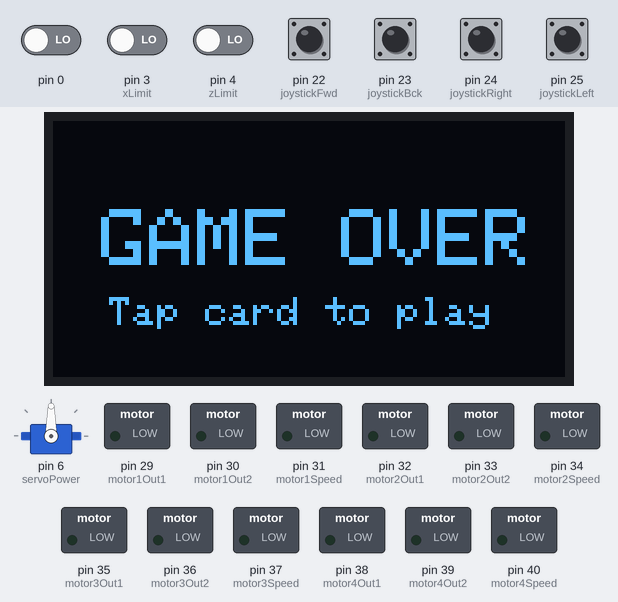
Bench run of a sketch on a simulated Arduino Mega 2560, built with avr-gcc and run on an emulated ATmega2560. Parts: servo, 128×64 one-colour display, switched loads named in the sketch (green lamp = pin HIGH). Inputs (shaded band) come from the test bench; at power-on: pin 22 (joystickFwd), pin 23 (joystickBck), pin 24 (joystickRight), pin 25 (joystickLeft) HIGH, pin 0, pin 3 (xLimit), pin 4 (zLimit) LOW.

Above: at 2.8 s.
2.9 s: pin 22 (joystickFwd) pulled LOW for 0.45 s
At 3.9 s:
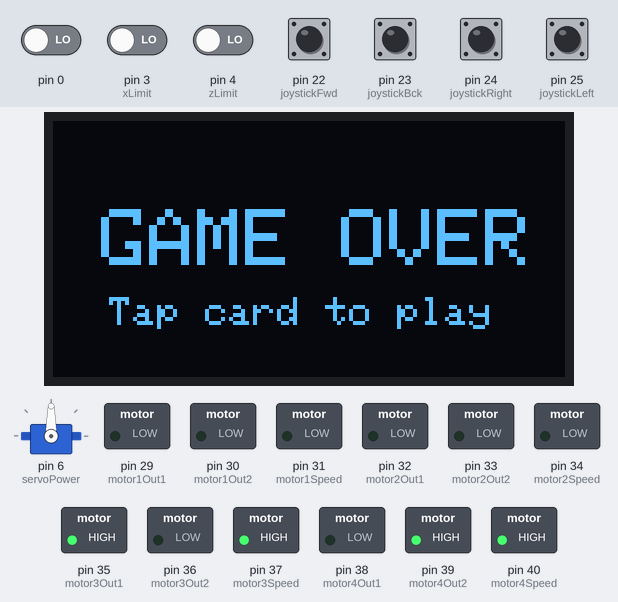
5.6 s: pin 23 (joystickBck) pulled LOW for 1 s
At 6.9 s:
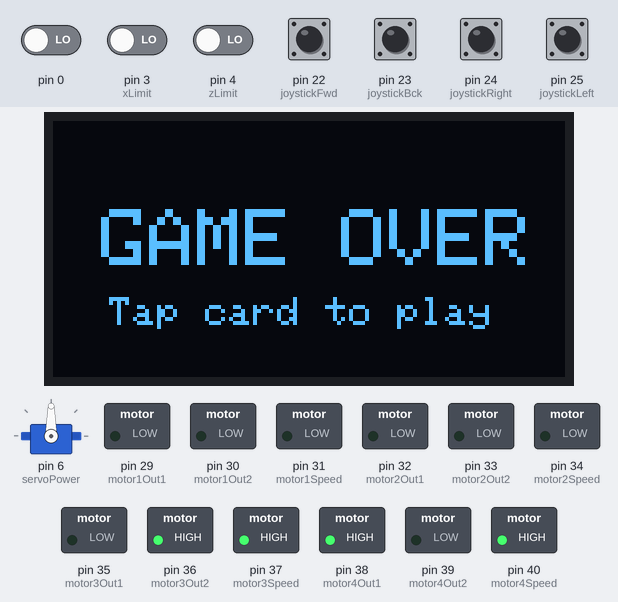
8.8 s: pin 24 (joystickRight) pulled LOW for 1 s
At 10.3 s:
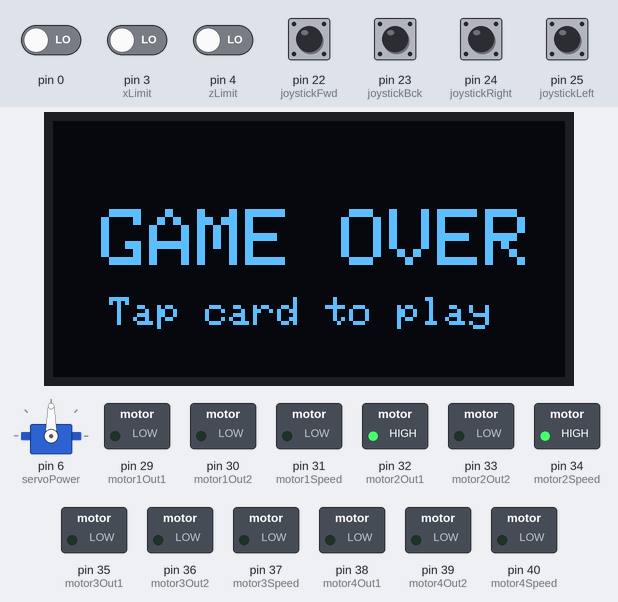
12.0 s: pin 25 (joystickLeft) pulled LOW for 1 s
At 33.0 s:
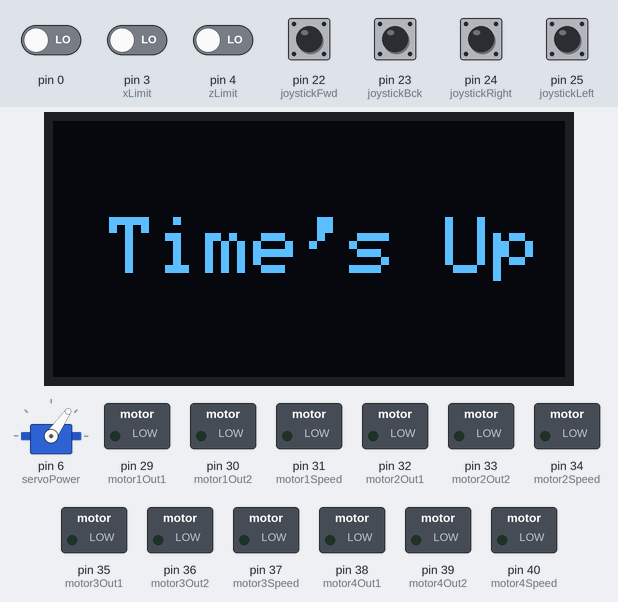
Timing chart, 0 to 34.0 s (numbered marks = the images above; inputs shaded):
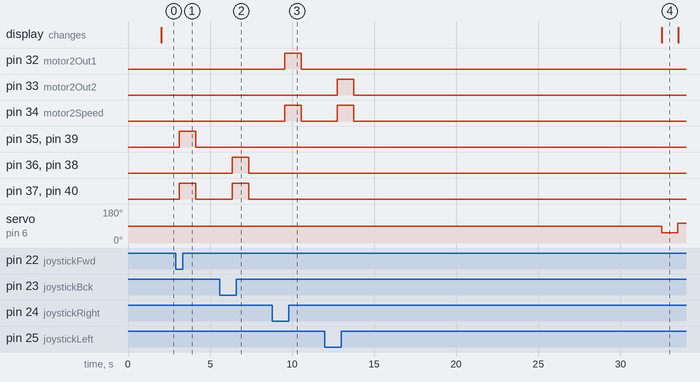

Measured:
- after the input at 2.9 s, pin 35 (motor3Out1), pin 37 (motor3Speed), pin 39 (motor4Out2), pin 40 (motor4Speed): LOW → HIGH after 0.24 s, → LOW 1.0 s later
- after the input at 5.6 s, pin 36 (motor3Out2), pin 37 (motor3Speed), pin 38 (motor4Out1), pin 40 (motor4Speed): LOW → HIGH after 0.74 s, → LOW 1.0 s later
- after the input at 8.8 s, pin 32 (motor2Out1), pin 34 (motor2Speed): LOW → HIGH after 0.75 s, → LOW 1.0 s later
- after the input at 12.0 s, pin 33 (motor2Out2), pin 34 (motor2Speed): LOW → HIGH after 0.75 s, → LOW 1.0 s later

The sketch:

mechaneko-proto1.ino
```cpp
/*

Claw machine designed by MECHANEKO.
6-axis movement, no diagonal movement of the gantry (which uses "yellow gearbox" motors).
Uses RFID cards in lieu of coins.

(c) 2024 Kevin Takamura, MECHANEKO
mechaneko.carrd.co

*/


// Include header files
#include <TimeLib.h>
#include <Servo.h>
#include <FastLED.h>
#include <SPI.h>
#include <Wire.h>
#include <Adafruit_GFX.h>
#include <Adafruit_SSD1306.h>
#include <MFRC522.h>

/*
 * Set pinout values
 * -----------------------------------------------------------------------------------------
 * Joystick: 22-25; digital
 * Button: 49; digital
 * OLED: 8-12; PWM
 * RGB strip: 7; PWM
 * Motors: 29-40; digital
 * RFID: 5, 50-53; PWM, digital
 * Servo power: 6, PWM
 * Limit switches: 3-4
 * -----------------------------------------------------------------------------------------
 */

// Digital input: joystick
const int joystickFwd = 22;
const int joystickBck = 23;
const int joystickRight = 24;
const int joystickLeft = 25;

// Digial input: buttons
const int multiButton = 49;

// PWM output: OLED
#define OLED_MOSI  11 // SDA
#define OLED_CLK   12 // SCK
#define OLED_DC    9
#define OLED_CS    10
#define OLED_RESET 8  // RST
#define SCREEN_WIDTH 128 // OLED display width, in pixels
#define SCREEN_HEIGHT 64 // OLED display height, in pixels
Adafruit_SSD1306 display(SCREEN_WIDTH, SCREEN_HEIGHT,
  OLED_MOSI, OLED_CLK, OLED_DC, OLED_RESET, OLED_CS);

// Output: RGB strip
#define DATA_PIN 6
#define NUM_LEDS 10 // set to real value
CRGB leds[NUM_LEDS];

// Digital output: Motors
// Motor 1 (Y axis; claw lift) pins
int motor1Out1 = 29;
int motor1Out2 = 30;
int motor1Speed = 31; // Speed control, 0-255
// Motor 2 (X axis; claw gantry) pins
int motor2Out1 = 32;
int motor2Out2 = 33;
int motor2Speed = 34; // Speed control, 0-255
// Motor 3 (Z axis; lower gantry) pins
int motor3Out1 = 35;
int motor3Out2 = 36;
int motor3Speed = 37; // Speed control, 0-255
// Motor 4 (Z axis; lower gantry) pins
int motor4Out1 = 38;
int motor4Out2 = 39;
int motor4Speed = 40; // Speed control, 0-255

// Digital input/output: RFID reader
#define RST_PIN 5
#define SS_PIN  53 // SDA
// MOSI ------> 51
// MISO ------> 50
// SCK  ------> 52

// PWM input: Limit switches
const int xLimit = 3;
const int zLimit = 4;

// Output: power
const int servoPower = 6; // closed = 105; open = 55

// Servo setup
Servo clawServo;
int pos;

unsigned int timeLimit = 30; // controls play time
bool canStart = 0;
bool continueGame = 0;
long intervalStart = 500;   // rate of blink for 'insert coin' / 'game over'
long intervalIdle = 2000;    // rate of blink for 'push start to begin'
long previousMillis = 0;

void setup() {
    setTime(01, 01, 00, 9, 9, 1999); // (Hour, minute, second, day, month, year)

    pinMode(joystickFwd, INPUT_PULLUP);
    pinMode(joystickBck, INPUT_PULLUP);
    pinMode(joystickLeft, INPUT_PULLUP);
    pinMode(joystickRight, INPUT_PULLUP);

    pinMode(multiButton, INPUT);

    // Motor 1 (Y axis; claw lift) pins
    pinMode(motor1Out1, OUTPUT);
    pinMode(motor1Out2, OUTPUT);
    pinMode(motor1Speed, OUTPUT); // Speed control, 0-255
    // Motor 2 (X axis; claw gantry) pins
    pinMode(motor2Out1, OUTPUT);
    pinMode(motor2Out2, OUTPUT);
    pinMode(motor2Speed, OUTPUT); // Speed control, 0-255
    // Motor 3 (Z axis; lower gantry) pins
    pinMode(motor3Out1, OUTPUT);
    pinMode(motor3Out2, OUTPUT);
    pinMode(motor3Speed, OUTPUT); // Speed control, 0-255
    // Motor 4 (Z axis; lower gantry) pins
    pinMode(motor4Out1, OUTPUT);
    pinMode(motor4Out2, OUTPUT);
    pinMode(motor4Speed, OUTPUT); // Speed control, 0-255

    pinMode(servoPower, OUTPUT);
    pinMode(xLimit, INPUT);
    pinMode(zLimit, INPUT);

    // "enable internal pull ups," whatever that means; "note that all functioning logic must trigger low"
    digitalWrite(multiButton, INPUT_PULLUP);
    digitalWrite(servoPower, LOW); // default servo power to off

    clawServo.attach(6); // attaches pin 6 to claw servo object

    FastLED.addLeds<NEOPIXEL, DATA_PIN>(leds, NUM_LEDS);

    if(!display.begin(SSD1306_SWITCHCAPVCC)) {
        Serial.println(F("SSD1306 allocation failed"));
        for(;;); // Don't proceed, loop forever
    }

}

void loop() {

    unsigned long currentMillis = millis(); // check if it's time to refresh the screen

    // Game idle ========================================================================

    if(currentMillis - previousMillis > intervalIdle){
        previousMillis = currentMillis;

        display.clearDisplay();
        display.setTextSize(2);             // Normal 1:1 pixel scale
        display.setCursor(12,22);
        display.setTextColor(SSD1306_WHITE); // Draw 'inverse' text
        display.println("GAME OVER");
        display.setTextSize(1);             // Normal 1:1 pixel scale
        display.setCursor(14,44);
        display.println("Tap card to play");
        display.display();

        runGame();
        returnToHome();

    }

    if(second() == timeLimit){
        display.clearDisplay();
        display.setTextSize(2);             // Normal 1:1 pixel scale
        display.setCursor(14,24);
        display.setTextColor(SSD1306_WHITE); // Draw 'inverse' text
        display.println("Time's Up");
        display.display();

        clawServo.write(55);
        delay(1000);
        clawServo.write(105);
        returnToHome();

    }


    if(canStart == 0){
        // idle screen
    } else if(canStart == 1){
        runGame();
        returnToHome();
    }

    // Credit accepted ==================================================================

    // *insert RFID card logic here; use do/while
    // *do [if blah blah blah wipe screen and print "credit: 1" "push start to begin" and turn on led???
    // wait for start]

    /*
    buttonStateStart = digitalRead(buttonStart);
    } while (buttonStateStart == HIGH);
    runGame();
    */


}

void runGame(){
    display.clearDisplay();

    setTime(01, 01, 00, 9, 9, 1999); // reset time to validate gameplay

    // Start gameplay
    while(second() < timeLimit && year() == 1999){
        // *print time limit on screen

        continueGame = 1;
        joystickCtrl();

        if(digitalRead(multiButton == LOW)){ // button pressed, break loop
            break;
        }

        Serial.println("CLAW GOING DOWN");
        delay(1000);
    }
}

void joystickCtrl(){

    if(digitalRead(joystickFwd) == LOW){
        digitalWrite(motor3Out1, HIGH); // MOTOR 1 FORWARD ON
        digitalWrite(motor3Out2, LOW); // REVERSE OFF
        digitalWrite(motor3Speed, 255); // SPEED MAX
        digitalWrite(motor4Out1, LOW); // MOTOR 2 FORWARD OFF (must be opposite)
        digitalWrite(motor4Out2, HIGH); // REVERSE OFF
        digitalWrite(motor4Speed, 255); // SPEED MAX
        Serial.println("DOWN");

    } else if(digitalRead(joystickBck) == LOW){
        digitalWrite(motor3Out1, LOW); // MOTOR 1 FORWARD OFF
        digitalWrite(motor3Out2, HIGH); // REVERSE ON
        digitalWrite(motor3Speed, 255); // SPEED MAX
        digitalWrite(motor4Out1, HIGH); // MOTOR 2 FORWARD ON
        digitalWrite(motor4Out2, LOW); // REVERSE OFF
        digitalWrite(motor4Speed, 255); // SPEED MAX
        Serial.println("UP");

    } else if(digitalRead(joystickLeft) == LOW){
        digitalWrite(motor2Out1, LOW); // MOTOR 1 FORWARD OFF
        digitalWrite(motor2Out2, HIGH); // REVERSE ON
        digitalWrite(motor2Speed, 255); // SPEED MAX
        Serial.println("LEFT");

    } else if(digitalRead(joystickRight) == LOW){
        digitalWrite(motor2Out1, HIGH); // MOTOR 1 FORWARD OFF
        digitalWrite(motor2Out2, LOW); // REVERSE ON
        digitalWrite(motor2Speed, 255); // SPEED MAX
        Serial.println("RIGHT");

    } else if(digitalRead(joystickFwd) == LOW && digitalRead(joystickLeft) == LOW){
        digitalWrite(motor3Out1, HIGH); // MOTOR 1 FORWARD ON
        digitalWrite(motor3Out2, LOW); // REVERSE OFF
        digitalWrite(motor3Speed, 255); // SPEED MAX
        digitalWrite(motor4Out1, LOW); // MOTOR 2 FORWARD OFF (must be opposite)
        digitalWrite(motor4Out2, HIGH); // REVERSE OFF
        digitalWrite(motor4Speed, 255); // SPEED MAX

        digitalWrite(motor2Out1, LOW); // MOTOR 1 FORWARD OFF
        digitalWrite(motor2Out2, HIGH); // REVERSE ON
        digitalWrite(motor2Speed, 255); // SPEED MAX
        Serial.println("UP LEFT");

    } else if(digitalRead(joystickFwd) == LOW && digitalRead(joystickRight) == LOW){
        digitalWrite(motor3Out1, HIGH); // MOTOR 1 FORWARD ON
        digitalWrite(motor3Out2, LOW); // REVERSE OFF
        digitalWrite(motor3Speed, 255); // SPEED MAX
        digitalWrite(motor4Out1, LOW); // MOTOR 2 FORWARD OFF (must be opposite)
        digitalWrite(motor4Out2, HIGH); // REVERSE OFF
        digitalWrite(motor4Speed, 255); // SPEED MAX

        digitalWrite(motor2Out1, HIGH); // MOTOR 1 FORWARD OFF
        digitalWrite(motor2Out2, LOW); // REVERSE ON
        digitalWrite(motor2Speed, 255); // SPEED MAX
        Serial.println("UP RIGHT");

    } else if(digitalRead(joystickBck) == LOW && digitalRead(joystickLeft) == LOW){
        digitalWrite(motor3Out1, LOW); // MOTOR 1 FORWARD OFF
        digitalWrite(motor3Out2, HIGH); // REVERSE ON
        digitalWrite(motor3Speed, 255); // SPEED MAX
        digitalWrite(motor4Out1, HIGH); // MOTOR 2 FORWARD ON
        digitalWrite(motor4Out2, LOW); // REVERSE OFF
        digitalWrite(motor4Speed, 255); // SPEED MAX

        digitalWrite(motor2Out1, LOW); // MOTOR 1 FORWARD OFF
        digitalWrite(motor2Out2, HIGH); // REVERSE ON
        digitalWrite(motor2Speed, 255); // SPEED MAX
        Serial.println("UP LEFT");

    } else if(digitalRead(joystickBck) == LOW && digitalRead(joystickRight) == LOW){
        digitalWrite(motor3Out1, LOW); // MOTOR 1 FORWARD OFF
        digitalWrite(motor3Out2, HIGH); // REVERSE ON
        digitalWrite(motor3Speed, 255); // SPEED MAX
        digitalWrite(motor4Out1, HIGH); // MOTOR 2 FORWARD ON
        digitalWrite(motor4Out2, LOW); // REVERSE OFF
        digitalWrite(motor4Speed, 255); // SPEED MAX

        digitalWrite(motor2Out1, HIGH); // MOTOR 1 FORWARD OFF
        digitalWrite(motor2Out2, LOW); // REVERSE ON
        digitalWrite(motor2Speed, 255); // SPEED MAX
        Serial.println("UP RIGHT");

    } else {
        digitalWrite(motor2Out1, LOW); // MOTOR 1/X FORWARD OFF
        digitalWrite(motor2Out2, LOW); // REVERSE OFF
        digitalWrite(motor2Speed, 0); // SPEED MIN

        digitalWrite(motor3Out1, LOW); // MOTOR 2/Y FORWARD OFF
        digitalWrite(motor3Out2, LOW); // REVERSE OFF
        digitalWrite(motor3Speed, 0); // SPEED MIN

        digitalWrite(motor4Out1, LOW); // MOTOR 2/Y FORWARD OFF
        digitalWrite(motor4Out2, LOW); // REVERSE OFF
        digitalWrite(motor4Speed, 0); // SPEED MIN

        Serial.println("CENTER");
        delay(100);

    }

}

void buttonPressed(){

    continueGame = 0;

    digitalWrite(servoPower, HIGH); // enable the servo
    clawServo.write(10); // open the claw

    digitalWrite(motor1Out1, HIGH); // begin lowering claw
    digitalWrite(motor1Out2, LOW);
    digitalWrite(motor1Speed, 255);
    Serial.println("CLAW GOING DOWN");
    delay(5000); // wait for claw to reach bottom

    clawServo.write(120); // close the claw
    delay(1000); // wait for the claw to close

    returnToHome();
    clawServo.write(10); // open the claw
    delay(1000); // wait for the claw to open and the prize to drop
    clawServo.write(120); // close the claw

}

void inGameTimer(){
    for (int i = 0; i < timeLimit; i++) {
        display.clearDisplay();
        display.setTextSize(1);             // Normal 1:1 pixel scale
        display.setTextColor(SSD1306_WHITE);        // Draw white text
        display.setCursor(0,0);             // Start at top-left corner
        display.print(F("Time: "));
        display.print(timeLimit-i);
        display.display();
        delay(1000);

        if(continueGame == 0){
            break;
        }
    }
}

void timesUp(){
    for (int i = 0; i < 4; i++) {
        display.clearDisplay();
        display.setTextSize(2);             // Normal 1:1 pixel scale
        display.setCursor(14,24);
        display.setTextColor(SSD1306_BLACK, SSD1306_WHITE); // Draw 'inverse' text
        display.println("Time's Up");
        display.display();

        delay(1000);

        display.clearDisplay();
        display.setTextSize(2);             // Normal 1:1 pixel scale
        display.setCursor(14,24);
        display.setTextColor(SSD1306_WHITE); // Draw 'inverse' text
        display.println("Time's Up");
        display.display();

        delay(1000);
    }
}

void returnToHome(){
    while(digitalRead(xLimit) == HIGH || digitalRead(zLimit) == HIGH){
        if(digitalRead(xLimit) == HIGH){
            digitalWrite(motor3Out1, LOW); // MOTOR 1 FORWARD OFF
            digitalWrite(motor3Out2, HIGH); // REVERSE ON
            digitalWrite(motor3Speed, 255); // SPEED MAX
            digitalWrite(motor4Out1, HIGH); // MOTOR 2 FORWARD ON
            digitalWrite(motor4Out2, LOW); // REVERSE OFF
            digitalWrite(motor4Speed, 255); // SPEED MAX
            Serial.println("RETURNING TO Z HOME");
        }
        if(digitalRead(zLimit) == HIGH){
            digitalWrite(motor2Out1, LOW); // MOTOR 1 FORWARD OFF
            digitalWrite(motor2Out2, HIGH); // REVERSE ON
            digitalWrite(motor2Speed, 255); // SPEED MAX
            Serial.println("RETURNING TO X HOME");
        }
    }

    Serial.println("WELCOME HOME");
}
```
